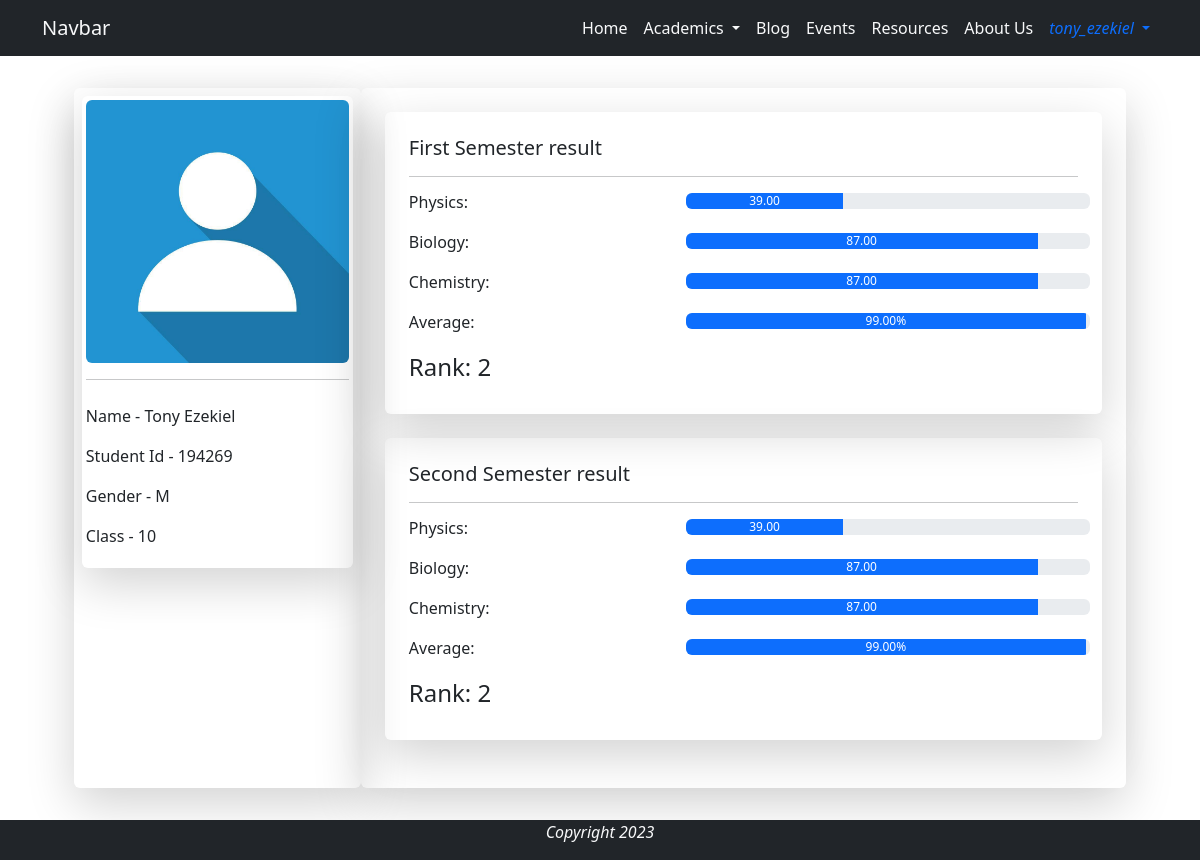
The page /student_profile/194269 (signed in) on the database as committed earlier.
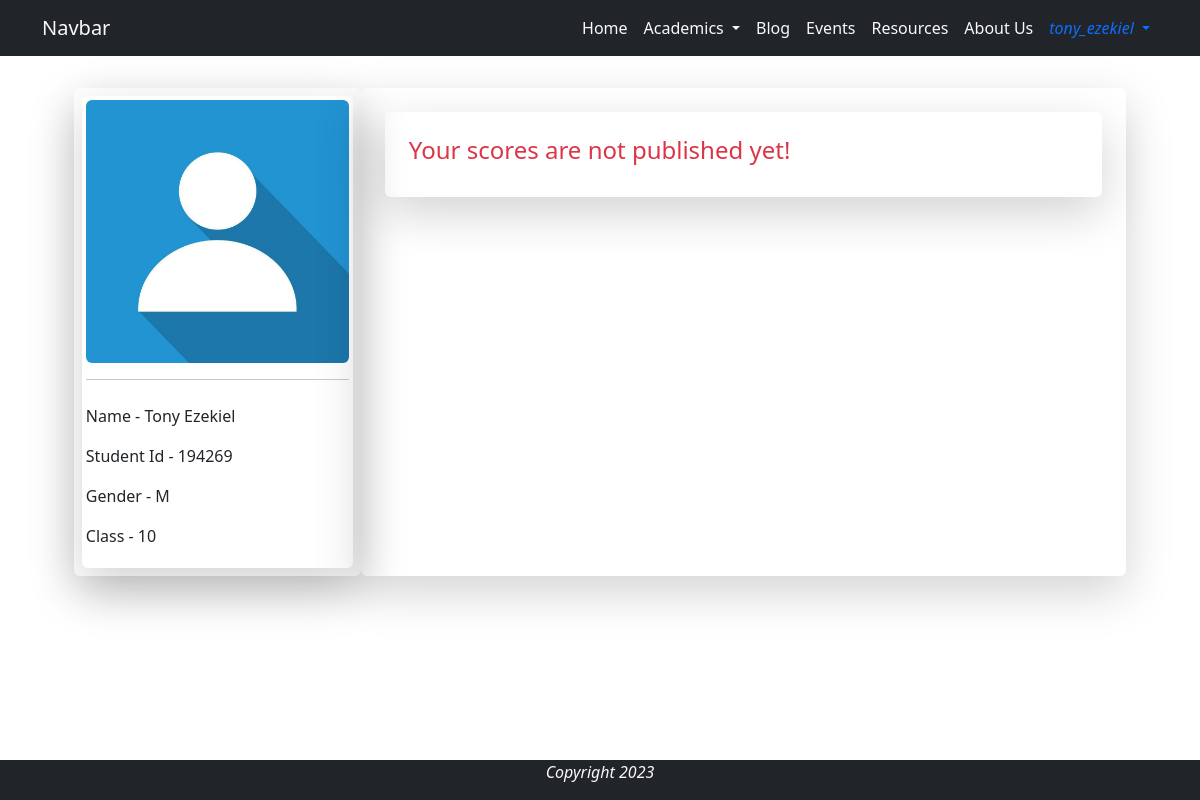
The same page on the database as committed later.
### base/models.py (models this page shows, shortened)
class Student(models.Model):
    GENDER_CHOICES = [
        ('M', 'Male'),
        ('F', 'Female')
    ]
    GRADE_CHOICES = [
        ('5', 'Grade 5'),
        ('6', 'Grade 6'),
        ('7', 'Grade 7'),
        ('8', 'Grade 8'),
        ('9', 'Grade 9'),
        ('10', 'Grade 10'),
    ]
    user = models.OneToOneField(User, on_delete=models.CASCADE, verbose_name='Student')
    name = models.CharField(max_length=44, null=True, blank=True)
    image = models.ImageField(null=True, blank=True, upload_to='profile/', default='user.jpg')
    student_id = models.CharField(max_length=6, unique=True, editable=False)
    grade = models.CharField(max_length=2, choices=GRADE_CHOICES, null=False, blank=False)
    age = models.IntegerField(null=False, blank=False)
    gender = models.CharField(max_length=6, choices=GENDER_CHOICES, null=False, blank=False)
    parent_phone = models.CharField(max_length=20, null=True, blank=True)
    @property
    def image_url(self):
        try:
            url = self.image.url
        except:
            url = ''
        return url

class Score(models.Model):
    SEMESTER_CHOICE =[
        ('First Semester', '1st'),
        ('Second Semester', '2nd')
    ]
    student = models.ForeignKey(Student, on_delete=models.CASCADE, related_name='scores')
    semester = models.CharField(max_length=30, choices=SEMESTER_CHOICE, null=False, blank=False)
    physics = models.DecimalField(max_digits=5, decimal_places=2, null=True, blank=True)
    chemistry = models.DecimalField(max_digits=5, decimal_places=2, null=True, blank=True)
    biology = models.DecimalField(max_digits=5, decimal_places=2, null=True, blank=True)
    average = models.DecimalField(max_digits=5, decimal_places=2, null=False, blank=False)
    rank = models.IntegerField(null=False, blank=False)

### base/views.py (the view)
# urls.py: path('student_profile/<str:pk>', views.student_profile, name='student_profile'),
@login_required
def student_profile(request, pk):
    student = Student.objects.get(student_id=pk)
    if not student:
        return HttpResponse("No student profile is found!")
    if request.user != student.user and not request.user.is_staff:
        return HttpResponse("You can't access this profile!")
    scores = student.scores.all()
    context = {
        'student': student,
        'scores': scores,
    }
    return render(request, 'profile/student_profile.html', context)

### base/templates/profile/student_profile.html (shortened to what this page needs)
{% extends 'base/base.html' %}
{% load static %}
{% block content %}
<div class="container text-start py-4 px-0 ">
    <div class="row p-2 justify-content-center">
        <div class="col-8 col-md-3 rounded shadow-lg p-2">
            <div class="rounded shadow-lg p-1">
                <img src="{{ student.image_url }}" alt="Student's Image" class="d-block img-fluid rounded" style="width: ;" alt="...">
                <hr>
                <div class="mt-4 text-left">
                    <p>Name - {{ student.name }}</p>
                    <p>Student Id - {{ student.student_id }}</p>
                    <p>Gender - {{ student.gender }}</p>
                    <p>Class - {{ student.grade }}</p>
                </div>
            </div>
        </div>
        <div class="col-12 col-md-8 p-4 shadow-lg rounded">
            <div class="rounded">
                {% if scores %}
                    {% for score in scores %}
                        <div class="container shadow-lg p-4 rounded mb-4">
                            <h5>{{ score.semester }} result</h5>
                            <hr>
                            {% if score.physics %}
                                <div class="row">
                                    <h6 class="col-5">Physics: </h6>
                                    <div class="progress col-7 mb-4 p-0" role="progressbar" aria-label="Example with label" aria-valuenow="{{score.physics}}" aria-valuemin="30" aria-valuemax="100">
                                        <div class="progress-bar bg-Info" style="width:{{score.physics}}%;">{{score.physics}}</div>
                                    </div>
                                </div>
                            {% endif %}
                            {% if score.biology %}
                                <div class="row">
                                    <h6 class="col-5">Biology: </h6>
                                    <div class="progress col-7 mb-4 p-0" role="progressbar" aria-label="Example with label" aria-valuenow="{{score.biology}}" aria-valuemin="30" aria-valuemax="100">
                                        <div class="progress-bar bg-Info" style="width:{{score.biology}}%;">{{score.biology}}</div>
                                    </div>
                                </div>
                            {% endif %}
                            {% if score.chemistry %}
                                <div class="row">
                                    <h6 class="col-5">Chemistry: </h6>
                                    <div class="progress col-7 mb-4 p-0" role="progressbar" aria-label="Example with label" aria-valuenow="{{score.chemistry}}" aria-valuemin="30" aria-valuemax="100">
                                        <div class="progress-bar bg-Info" style="width:{{score.chemistry}}%;">{{score.chemistry}}</div>
                                    </div>
                                </div>
                            {% endif %}
                            <div class="row">
                                <h6 class="col-5">Average: </h6>
                                <div class="progress col-7 mb-4 p-0" role="progressbar" aria-label="Example with label" aria-valuenow="{{score.average}}" aria-valuemin="30" aria-valuemax="100">
                                    <div class="progress-bar bg-Info" style="width:{{score.average}}%;">{{score.average}}%</div>
                                </div>
                            </div>
                            <h4>Rank: {{ score.rank }}</h4>
                        </div>
                    {% endfor %}
                {% else %}
                    <div class="container rounded shadow-lg p-4">
                        <h4 class="text-danger">Your scores are not published yet!</h4>
                    </div>
                {% endif %}
            </div>
        </div>
    </div>
</div>
{% endblock %}

### base/templates/base/base.html (shortened to what this page needs)
{% load static %}
<!DOCTYPE html>
<html lang="en">
<head>
    <link rel="stylesheet" href="{% static 'css/style.css' %}">
    <link rel="stylesheet" href="{% static 'css/bootstrap.min.css' %}">
</head>
<body class="d-flex flex-column min-vh-100">
    {% include 'base/navigation.html' %}
    {% block content %}
    {% endblock %}
    {% include 'base/footer.html' %}
</body>
</html>

### base/templates/base/navigation.html (shortened to what this page needs)
<nav class="navbar sticky-top navbar-expand-lg bg-dark">
    <div class="container">
        <a class="navbar-brand text-light" href="{% url 'base:home' %}">Navbar</a>
        <div class="collapse navbar-collapse justify-content-end" id="navbarNav">
            <ul class="navbar-nav">
                <li class="nav-item">
                    <a class="nav-link text-light active text-light" aria-current="page" href="{% url 'base:home' %}">Home</a>
                </li>
                <li class="nav-item dropdown">
                    <a class="nav-link dropdown-toggle text-light" href="#" role="button" data-bs-toggle="dropdown" aria-expanded="false">
                    Academics
                    </a>
                </li>
                <li class="nav-item" data-bs-toggle="tooltip"  data-bs-placement="bottom" data-bs-title="Coming Soon...">
                    <a class="nav-link text-light" href="#">Blog</a>
                </li>
                <li class="nav-item">
                    <a class="nav-link text-light" href="#">Events</a>
                </li>
                <li class="nav-item">
                    <a class="nav-link text-light" href="#">Resources</a>
                </li>
                <li class="nav-item">
                    <a class="nav-link text-light" href="#">About Us</a>
                </li>
                {% if user.is_authenticated %}
                    <li class="nav-item dropdown">
                        <a class="nav-link text-primary dropdown-toggle" href="#" role="button" data-bs-toggle="dropdown" aria-expanded="false">
                            <i class="fa fa-user" aria-hidden="true"> {{user.username}} </i>
                        </a>
                    </li>
                {% endif %}
            </ul>
        </div>
    </div>
</nav>

### base/templates/base/footer.html
<footer class="mt-auto bg-dark text-light bg-secondary ">
    <div class="container">
      <p class="text-center">
        <i>Copyright 2023</i>
      </p>
    </div>
</footer>

### base/static/css/style.css (style rules this page uses)
.navbar-nav .nav-link { transition: 1s; }

Rows that differ between the two databases and show on the page:
removed Score: semester "First Semester", physics "39.00", biology "87.00", chemistry "87.00", average "99.00", rank "2"
removed Score: semester "Second Semester", physics "39.00", biology "87.00", chemistry "87.00", average "99.00", rank "2"
Other text that changed with them:
text now shown: "Your scores are not published yet!"
